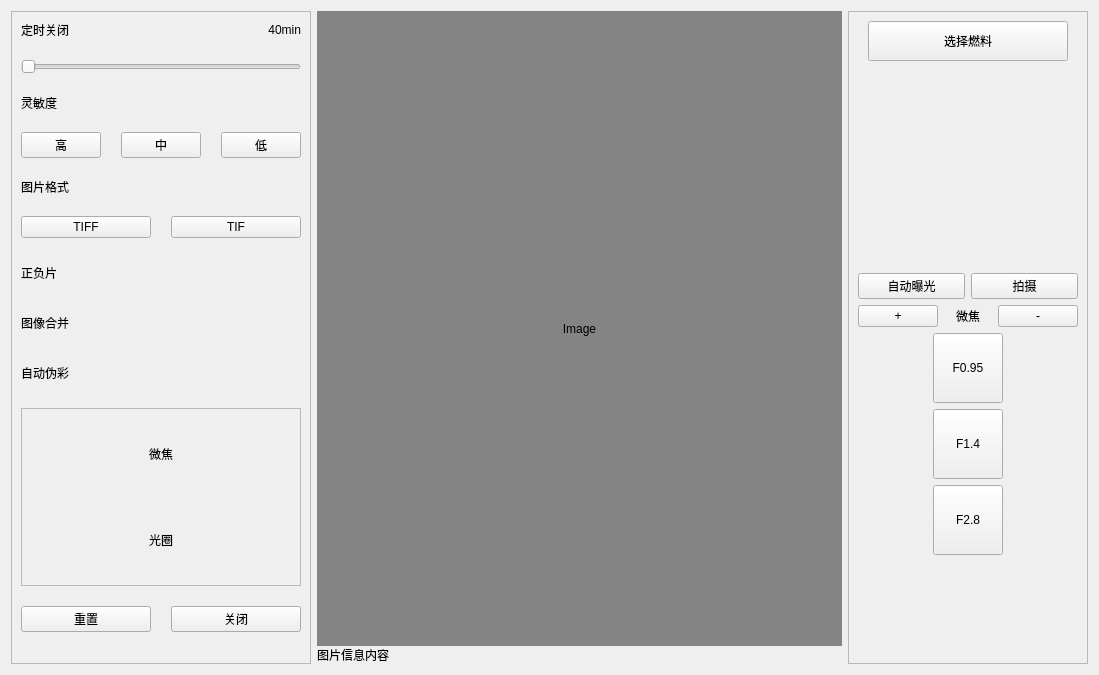
<?xml version="1.0" encoding="UTF-8"?>
<ui version="4.0">
 <class>MainWidget</class>
 <widget class="QWidget" name="MainWidget">
  <property name="geometry">
   <rect>
    <x>0</x>
    <y>0</y>
    <width>1099</width>
    <height>675</height>
   </rect>
  </property>
  <property name="windowTitle">
   <string>Form</string>
  </property>
  <layout class="QHBoxLayout" name="horizontalLayout" stretch="0,1,0">
   <item>
    <widget class="QFrame" name="frame_seting">
     <property name="sizePolicy">
      <sizepolicy hsizetype="Expanding" vsizetype="Preferred">
       <horstretch>0</horstretch>
       <verstretch>0</verstretch>
      </sizepolicy>
     </property>
     <property name="minimumSize">
      <size>
       <width>240</width>
       <height>0</height>
      </size>
     </property>
     <property name="maximumSize">
      <size>
       <width>16777215</width>
       <height>16777215</height>
      </size>
     </property>
     <property name="frameShape">
      <enum>QFrame::StyledPanel</enum>
     </property>
     <property name="frameShadow">
      <enum>QFrame::Raised</enum>
     </property>
     <layout class="QVBoxLayout" name="verticalLayout_2">
      <property name="spacing">
       <number>20</number>
      </property>
      <item>
       <layout class="QHBoxLayout" name="horizontalLayout_11">
        <item>
         <widget class="QLabel" name="label_3">
          <property name="text">
           <string>定时关闭</string>
          </property>
         </widget>
        </item>
        <item>
         <widget class="QLabel" name="label_4">
          <property name="text">
           <string>40min</string>
          </property>
          <property name="alignment">
           <set>Qt::AlignRight|Qt::AlignTrailing|Qt::AlignVCenter</set>
          </property>
         </widget>
        </item>
       </layout>
      </item>
      <item>
       <widget class="QSlider" name="horizontalSlider">
        <property name="orientation">
         <enum>Qt::Horizontal</enum>
        </property>
       </widget>
      </item>
      <item>
       <widget class="QLabel" name="label_5">
        <property name="text">
         <string>灵敏度</string>
        </property>
       </widget>
      </item>
      <item>
       <layout class="QHBoxLayout" name="horizontalLayout_6">
        <item>
         <widget class="QPushButton" name="pushButton">
          <property name="text">
           <string>高</string>
          </property>
         </widget>
        </item>
        <item>
         <widget class="QPushButton" name="pushButton_6">
          <property name="text">
           <string>中</string>
          </property>
         </widget>
        </item>
        <item>
         <widget class="QPushButton" name="pushButton_7">
          <property name="text">
           <string>低</string>
          </property>
         </widget>
        </item>
       </layout>
      </item>
      <item>
       <widget class="QLabel" name="label_6">
        <property name="text">
         <string>图片格式</string>
        </property>
       </widget>
      </item>
      <item>
       <layout class="QHBoxLayout" name="horizontalLayout_7">
        <item>
         <widget class="QPushButton" name="pushButton_8">
          <property name="text">
           <string>TIFF</string>
          </property>
         </widget>
        </item>
        <item>
         <widget class="QPushButton" name="pushButton_9">
          <property name="text">
           <string>TIF</string>
          </property>
         </widget>
        </item>
       </layout>
      </item>
      <item>
       <layout class="QHBoxLayout" name="horizontalLayout_8">
        <item>
         <widget class="QLabel" name="label_7">
          <property name="text">
           <string>正负片</string>
          </property>
         </widget>
        </item>
        <item>
         <widget class="SwitchButtonInside" name="chb_zfp" native="true">
          <property name="minimumSize">
           <size>
            <width>70</width>
            <height>30</height>
           </size>
          </property>
          <property name="maximumSize">
           <size>
            <width>70</width>
            <height>30</height>
           </size>
          </property>
         </widget>
        </item>
       </layout>
      </item>
      <item>
       <layout class="QHBoxLayout" name="horizontalLayout_9">
        <item>
         <widget class="QLabel" name="label_8">
          <property name="text">
           <string>图像合并</string>
          </property>
         </widget>
        </item>
        <item>
         <widget class="SwitchButtonInside" name="chb_txhb" native="true">
          <property name="minimumSize">
           <size>
            <width>70</width>
            <height>30</height>
           </size>
          </property>
          <property name="maximumSize">
           <size>
            <width>70</width>
            <height>30</height>
           </size>
          </property>
         </widget>
        </item>
       </layout>
      </item>
      <item>
       <layout class="QHBoxLayout" name="horizontalLayout_10">
        <item>
         <widget class="QLabel" name="label_9">
          <property name="text">
           <string>自动伪彩</string>
          </property>
         </widget>
        </item>
        <item>
         <widget class="SwitchButtonInside" name="chb_zdwc" native="true">
          <property name="minimumSize">
           <size>
            <width>70</width>
            <height>30</height>
           </size>
          </property>
          <property name="maximumSize">
           <size>
            <width>70</width>
            <height>30</height>
           </size>
          </property>
         </widget>
        </item>
       </layout>
      </item>
      <item>
       <widget class="QFrame" name="frame_2">
        <property name="sizePolicy">
         <sizepolicy hsizetype="Expanding" vsizetype="Expanding">
          <horstretch>0</horstretch>
          <verstretch>0</verstretch>
         </sizepolicy>
        </property>
        <property name="frameShape">
         <enum>QFrame::StyledPanel</enum>
        </property>
        <property name="frameShadow">
         <enum>QFrame::Raised</enum>
        </property>
        <layout class="QGridLayout" name="gridLayout">
         <property name="leftMargin">
          <number>5</number>
         </property>
         <property name="topMargin">
          <number>5</number>
         </property>
         <property name="rightMargin">
          <number>5</number>
         </property>
         <property name="bottomMargin">
          <number>5</number>
         </property>
         <item row="1" column="2">
          <widget class="QLabel" name="label_11">
           <property name="text">
            <string>光圈</string>
           </property>
           <property name="alignment">
            <set>Qt::AlignCenter</set>
           </property>
          </widget>
         </item>
         <item row="0" column="0">
          <widget class="CircularButton" name="add" native="true">
           <property name="minimumSize">
            <size>
             <width>80</width>
             <height>80</height>
            </size>
           </property>
           <property name="maximumSize">
            <size>
             <width>80</width>
             <height>80</height>
            </size>
           </property>
          </widget>
         </item>
         <item row="0" column="2">
          <widget class="QLabel" name="label_10">
           <property name="text">
            <string>微焦</string>
           </property>
           <property name="alignment">
            <set>Qt::AlignCenter</set>
           </property>
          </widget>
         </item>
         <item row="0" column="4">
          <widget class="CircularButton" name="sub" native="true">
           <property name="minimumSize">
            <size>
             <width>80</width>
             <height>80</height>
            </size>
           </property>
           <property name="maximumSize">
            <size>
             <width>80</width>
             <height>80</height>
            </size>
           </property>
          </widget>
         </item>
         <item row="1" column="4">
          <widget class="CircularButton" name="f2" native="true">
           <property name="minimumSize">
            <size>
             <width>80</width>
             <height>80</height>
            </size>
           </property>
           <property name="maximumSize">
            <size>
             <width>80</width>
             <height>80</height>
            </size>
           </property>
          </widget>
         </item>
         <item row="1" column="0">
          <widget class="CircularButton" name="f1" native="true">
           <property name="minimumSize">
            <size>
             <width>80</width>
             <height>80</height>
            </size>
           </property>
           <property name="maximumSize">
            <size>
             <width>80</width>
             <height>80</height>
            </size>
           </property>
          </widget>
         </item>
        </layout>
       </widget>
      </item>
      <item>
       <layout class="QHBoxLayout" name="horizontalLayout_12">
        <item>
         <widget class="QPushButton" name="pushButton_14">
          <property name="text">
           <string>重置</string>
          </property>
         </widget>
        </item>
        <item>
         <widget class="QPushButton" name="pushButton_15">
          <property name="text">
           <string>关闭</string>
          </property>
         </widget>
        </item>
       </layout>
      </item>
      <item>
       <spacer name="verticalSpacer_2">
        <property name="orientation">
         <enum>Qt::Vertical</enum>
        </property>
        <property name="sizeHint" stdset="0">
         <size>
          <width>20</width>
          <height>40</height>
         </size>
        </property>
       </spacer>
      </item>
     </layout>
    </widget>
   </item>
   <item>
    <layout class="QVBoxLayout" name="verticalLayout_3" stretch="1,0">
     <property name="spacing">
      <number>0</number>
     </property>
     <item>
      <widget class="QLabel" name="label">
       <property name="sizePolicy">
        <sizepolicy hsizetype="Expanding" vsizetype="Preferred">
         <horstretch>0</horstretch>
         <verstretch>0</verstretch>
        </sizepolicy>
       </property>
       <property name="styleSheet">
        <string notr="true">background-color: rgb(132, 132, 132);</string>
       </property>
       <property name="text">
        <string>Image</string>
       </property>
       <property name="alignment">
        <set>Qt::AlignCenter</set>
       </property>
      </widget>
     </item>
     <item>
      <widget class="QLabel" name="label_12">
       <property name="text">
        <string>图片信息内容</string>
       </property>
      </widget>
     </item>
    </layout>
   </item>
   <item>
    <widget class="QFrame" name="frame">
     <property name="sizePolicy">
      <sizepolicy hsizetype="Expanding" vsizetype="Preferred">
       <horstretch>0</horstretch>
       <verstretch>0</verstretch>
      </sizepolicy>
     </property>
     <property name="maximumSize">
      <size>
       <width>240</width>
       <height>16777215</height>
      </size>
     </property>
     <property name="frameShape">
      <enum>QFrame::StyledPanel</enum>
     </property>
     <property name="frameShadow">
      <enum>QFrame::Raised</enum>
     </property>
     <layout class="QVBoxLayout" name="verticalLayout">
      <item>
       <layout class="QHBoxLayout" name="horizontalLayout_5">
        <item>
         <spacer name="horizontalSpacer_2">
          <property name="orientation">
           <enum>Qt::Horizontal</enum>
          </property>
          <property name="sizeHint" stdset="0">
           <size>
            <width>40</width>
            <height>20</height>
           </size>
          </property>
         </spacer>
        </item>
        <item>
         <widget class="QToolButton" name="btn_select">
          <property name="sizePolicy">
           <sizepolicy hsizetype="Expanding" vsizetype="Fixed">
            <horstretch>0</horstretch>
            <verstretch>0</verstretch>
           </sizepolicy>
          </property>
          <property name="minimumSize">
           <size>
            <width>200</width>
            <height>40</height>
           </size>
          </property>
          <property name="layoutDirection">
           <enum>Qt::LeftToRight</enum>
          </property>
          <property name="autoFillBackground">
           <bool>false</bool>
          </property>
          <property name="text">
           <string>选择燃料</string>
          </property>
          <property name="icon">
           <iconset resource="img.qrc">
            <normaloff>:/image/select.png</normaloff>:/image/select.png</iconset>
          </property>
          <property name="popupMode">
           <enum>QToolButton::DelayedPopup</enum>
          </property>
          <property name="toolButtonStyle">
           <enum>Qt::ToolButtonTextBesideIcon</enum>
          </property>
          <property name="autoRaise">
           <bool>false</bool>
          </property>
          <property name="arrowType">
           <enum>Qt::NoArrow</enum>
          </property>
         </widget>
        </item>
        <item>
         <spacer name="horizontalSpacer_3">
          <property name="orientation">
           <enum>Qt::Horizontal</enum>
          </property>
          <property name="sizeHint" stdset="0">
           <size>
            <width>40</width>
            <height>20</height>
           </size>
          </property>
         </spacer>
        </item>
       </layout>
      </item>
      <item>
       <layout class="QHBoxLayout" name="horizontalLayout_4">
        <item>
         <spacer name="horizontalSpacer">
          <property name="orientation">
           <enum>Qt::Horizontal</enum>
          </property>
          <property name="sizeHint" stdset="0">
           <size>
            <width>40</width>
            <height>20</height>
           </size>
          </property>
         </spacer>
        </item>
        <item>
         <widget class="CountDownWidget" name="widget" native="true">
          <property name="minimumSize">
           <size>
            <width>200</width>
            <height>200</height>
           </size>
          </property>
          <property name="maximumSize">
           <size>
            <width>200</width>
            <height>200</height>
           </size>
          </property>
         </widget>
        </item>
        <item>
         <spacer name="horizontalSpacer_4">
          <property name="orientation">
           <enum>Qt::Horizontal</enum>
          </property>
          <property name="sizeHint" stdset="0">
           <size>
            <width>40</width>
            <height>20</height>
           </size>
          </property>
         </spacer>
        </item>
       </layout>
      </item>
      <item>
       <layout class="QHBoxLayout" name="horizontalLayout_3">
        <item>
         <widget class="QPushButton" name="pushButton_2">
          <property name="text">
           <string>自动曝光</string>
          </property>
         </widget>
        </item>
        <item>
         <widget class="QPushButton" name="pushButton_3">
          <property name="text">
           <string>拍摄</string>
          </property>
         </widget>
        </item>
       </layout>
      </item>
      <item>
       <layout class="QHBoxLayout" name="horizontalLayout_2">
        <item>
         <widget class="QPushButton" name="pushButton_4">
          <property name="text">
           <string>+</string>
          </property>
         </widget>
        </item>
        <item>
         <widget class="QLabel" name="label_2">
          <property name="text">
           <string>微焦</string>
          </property>
          <property name="alignment">
           <set>Qt::AlignCenter</set>
          </property>
         </widget>
        </item>
        <item>
         <widget class="QPushButton" name="pushButton_5">
          <property name="text">
           <string>-</string>
          </property>
         </widget>
        </item>
       </layout>
      </item>
      <item>
       <layout class="QHBoxLayout" name="horizontalLayout_13">
        <item>
         <spacer name="horizontalSpacer_5">
          <property name="orientation">
           <enum>Qt::Horizontal</enum>
          </property>
          <property name="sizeHint" stdset="0">
           <size>
            <width>40</width>
            <height>20</height>
           </size>
          </property>
         </spacer>
        </item>
        <item>
         <widget class="QToolButton" name="toolButton">
          <property name="minimumSize">
           <size>
            <width>70</width>
            <height>70</height>
           </size>
          </property>
          <property name="maximumSize">
           <size>
            <width>70</width>
            <height>70</height>
           </size>
          </property>
          <property name="text">
           <string>F0.95</string>
          </property>
          <property name="icon">
           <iconset resource="img.qrc">
            <normaloff>:/image/F095.png</normaloff>:/image/F095.png</iconset>
          </property>
          <property name="iconSize">
           <size>
            <width>32</width>
            <height>32</height>
           </size>
          </property>
          <property name="toolButtonStyle">
           <enum>Qt::ToolButtonTextUnderIcon</enum>
          </property>
         </widget>
        </item>
        <item>
         <spacer name="horizontalSpacer_6">
          <property name="orientation">
           <enum>Qt::Horizontal</enum>
          </property>
          <property name="sizeHint" stdset="0">
           <size>
            <width>40</width>
            <height>20</height>
           </size>
          </property>
         </spacer>
        </item>
       </layout>
      </item>
      <item>
       <layout class="QHBoxLayout" name="horizontalLayout_14">
        <item>
         <spacer name="horizontalSpacer_8">
          <property name="orientation">
           <enum>Qt::Horizontal</enum>
          </property>
          <property name="sizeHint" stdset="0">
           <size>
            <width>58</width>
            <height>20</height>
           </size>
          </property>
         </spacer>
        </item>
        <item>
         <widget class="QToolButton" name="toolButton_2">
          <property name="minimumSize">
           <size>
            <width>70</width>
            <height>70</height>
           </size>
          </property>
          <property name="maximumSize">
           <size>
            <width>70</width>
            <height>70</height>
           </size>
          </property>
          <property name="text">
           <string>F1.4</string>
          </property>
          <property name="icon">
           <iconset resource="img.qrc">
            <normaloff>:/image/F095.png</normaloff>:/image/F095.png</iconset>
          </property>
          <property name="iconSize">
           <size>
            <width>32</width>
            <height>32</height>
           </size>
          </property>
          <property name="toolButtonStyle">
           <enum>Qt::ToolButtonTextUnderIcon</enum>
          </property>
         </widget>
        </item>
        <item>
         <spacer name="horizontalSpacer_7">
          <property name="orientation">
           <enum>Qt::Horizontal</enum>
          </property>
          <property name="sizeHint" stdset="0">
           <size>
            <width>40</width>
            <height>20</height>
           </size>
          </property>
         </spacer>
        </item>
       </layout>
      </item>
      <item>
       <layout class="QHBoxLayout" name="horizontalLayout_15">
        <item>
         <spacer name="horizontalSpacer_9">
          <property name="orientation">
           <enum>Qt::Horizontal</enum>
          </property>
          <property name="sizeHint" stdset="0">
           <size>
            <width>40</width>
            <height>20</height>
           </size>
          </property>
         </spacer>
        </item>
        <item>
         <widget class="QToolButton" name="toolButton_3">
          <property name="minimumSize">
           <size>
            <width>70</width>
            <height>70</height>
           </size>
          </property>
          <property name="maximumSize">
           <size>
            <width>70</width>
            <height>70</height>
           </size>
          </property>
          <property name="text">
           <string>F2.8</string>
          </property>
          <property name="icon">
           <iconset resource="img.qrc">
            <normaloff>:/image/F095.png</normaloff>:/image/F095.png</iconset>
          </property>
          <property name="iconSize">
           <size>
            <width>32</width>
            <height>32</height>
           </size>
          </property>
          <property name="toolButtonStyle">
           <enum>Qt::ToolButtonTextUnderIcon</enum>
          </property>
         </widget>
        </item>
        <item>
         <spacer name="horizontalSpacer_10">
          <property name="orientation">
           <enum>Qt::Horizontal</enum>
          </property>
          <property name="sizeHint" stdset="0">
           <size>
            <width>40</width>
            <height>20</height>
           </size>
          </property>
         </spacer>
        </item>
       </layout>
      </item>
      <item>
       <spacer name="verticalSpacer">
        <property name="orientation">
         <enum>Qt::Vertical</enum>
        </property>
        <property name="sizeHint" stdset="0">
         <size>
          <width>20</width>
          <height>242</height>
         </size>
        </property>
       </spacer>
      </item>
     </layout>
    </widget>
   </item>
  </layout>
 </widget>
 <customwidgets>
  <customwidget>
   <class>CircularButton</class>
   <extends>QWidget</extends>
   <header location="global">circularbutton.h</header>
   <container>1</container>
  </customwidget>
  <customwidget>
   <class>CountDownWidget</class>
   <extends>QWidget</extends>
   <header location="global">countdownwidget.h</header>
   <container>1</container>
  </customwidget>
  <customwidget>
   <class>SwitchButtonInside</class>
   <extends>QWidget</extends>
   <header location="global">switchbuttoninside.h</header>
   <container>1</container>
  </customwidget>
 </customwidgets>
 <resources>
  <include location="img.qrc"/>
 </resources>
 <connections/>
</ui>
